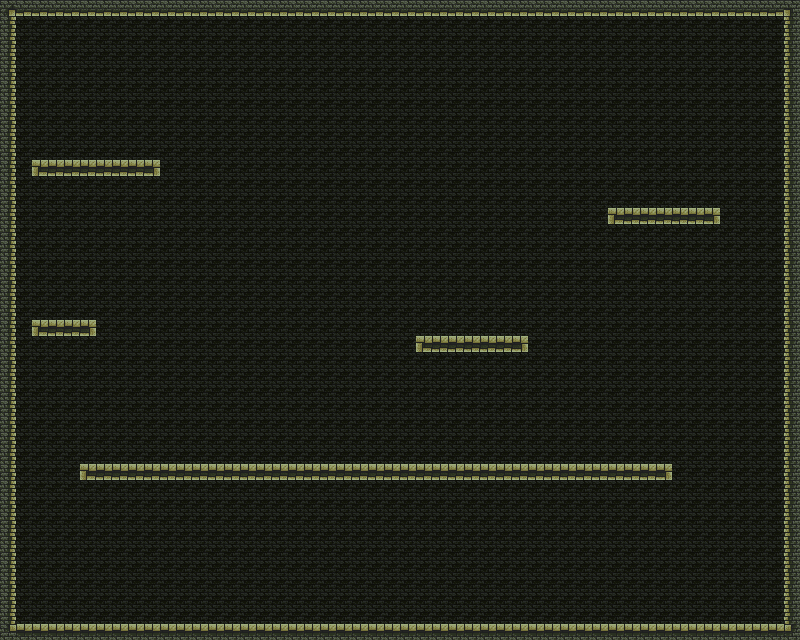

Tiled map render using the project's own tile images. Description and the map definition, with tile-layer contents summarised, below:
An orthogonal 50x40 tile map with 16x16 px tiles, 2 tile layers (background, Tile Layer 1), 3 tilesets and 66 objects.

<map version="1.2" tiledversion="1.2.4" orientation="orthogonal" renderorder="right-down" width="50" height="40" tilewidth="16" tileheight="16" infinite="0" nextlayerid="8" nextobjectid="92">
 <tileset firstgid="1" name="colored" tilewidth="16" tileheight="16" spacing="1" tilecount="1024" columns="32">
  <image source="../img/tiles/colored_transparent.png" width="543" height="543" />
 </tileset>
 <tileset firstgid="1025" source="objects.tsx" />
 <tileset firstgid="1039" source="Dungeon.tsx" />
 <layer id="7" name="background" width="50" height="40">
  <data>[2000 cells, 2000 non-empty, 1 distinct tile ids]</data>
 </layer>
 <layer id="1" name="Tile Layer 1" width="50" height="40">
  <data>[2000 cells, 239 non-empty, 11 distinct tile ids]</data>
 </layer>
 <objectgroup id="5" name="upgrades">
  <object id="17" gid="1" x="212" y="459" width="16" height="16" />
  <object id="75" gid="1029" x="272" y="448" width="19" height="32" />
 </objectgroup>
 <objectgroup id="3" name="reverse">
  <object id="84" gid="1037" x="528" y="336" width="16" height="32" />
  <object id="85" gid="1037" x="400" y="336" width="16" height="32" />
  <object id="86" gid="1037" x="96" y="320" width="16" height="32" />
  <object id="87" gid="1037" x="16" y="320" width="16" height="32" />
  <object id="88" gid="1037" x="16" y="160" width="16" height="32" />
  <object id="89" gid="1037" x="160" y="160" width="16" height="32" />
  <object id="90" gid="1037" x="80" y="464" width="16" height="32" />
  <object id="91" gid="1037" x="656" y="464" width="16" height="32" />
 </objectgroup>
 <objectgroup id="2" name="enemies">
  <object id="68" gid="1034" x="464" y="320" width="22" height="47" />
  <object id="69" gid="1035" x="576" y="448" width="24" height="40" />
  <object id="70" gid="1035" x="512" y="448" width="24" height="40" />
  <object id="71" gid="1035" x="448" y="448" width="24" height="40" />
  <object id="72" gid="1035" x="64" y="320" width="24" height="40" />
  <object id="73" gid="1035" x="112" y="160" width="24" height="40" />
 </objectgroup>
 <objectgroup id="4" name="doors">
  <object id="14" gid="290" x="159" y="466" width="24" height="24">
   <properties>
    <property name="Exit" type="bool" value="false" />
   </properties>
  </object>
  <object id="15" gid="291" x="684" y="209" width="24" height="24">
   <properties>
    <property name="Exit" type="bool" value="true" />
   </properties>
  </object>
 </objectgroup>
 <objectgroup id="6" name="traps">
  <object id="20" gid="23" x="16" y="624" width="16" height="16" />
  <object id="21" gid="23" x="32" y="624" width="16" height="16" />
  <object id="22" gid="23" x="48" y="624" width="16" height="16" />
  <object id="23" gid="23" x="80" y="624" width="16" height="16" />
  <object id="24" gid="23" x="64" y="624" width="16" height="16" />
  <object id="25" gid="23" x="96" y="624" width="16" height="16" />
  <object id="26" gid="23" x="112" y="624" width="16" height="16" />
  <object id="27" gid="23" x="128" y="624" width="16" height="16" />
  <object id="28" gid="23" x="144" y="624" width="16" height="16" />
  <object id="29" gid="23" x="160" y="624" width="16" height="16" />
  <object id="30" gid="23" x="176" y="624" width="16" height="16" />
  <object id="31" gid="23" x="192" y="624" width="16" height="16" />
  <object id="32" gid="23" x="208" y="624" width="16" height="16" />
  <object id="33" gid="23" x="224" y="624" width="16" height="16" />
  <object id="34" gid="23" x="240" y="624" width="16" height="16" />
  <object id="35" gid="23" x="256" y="624" width="16" height="16" />
  <object id="36" gid="23" x="272" y="624" width="16" height="16" />
  <object id="37" gid="23" x="304" y="624" width="16" height="16" />
  <object id="38" gid="23" x="320" y="624" width="16" height="16" />
  <object id="39" gid="23" x="288" y="624" width="16" height="16" />
  <object id="40" gid="23" x="336" y="624" width="16" height="16" />
  <object id="41" gid="23" x="352" y="624" width="16" height="16" />
  <object id="42" gid="23" x="368" y="624" width="16" height="16" />
  <object id="43" gid="23" x="400" y="624" width="16" height="16" />
  <object id="44" gid="23" x="384" y="624" width="16" height="16" />
  <object id="45" gid="23" x="416" y="624" width="16" height="16" />
  <object id="46" gid="23" x="432" y="624" width="16" height="16" />
  <object id="47" gid="23" x="448" y="624" width="16" height="16" />
  <object id="48" gid="23" x="464" y="624" width="16" height="16" />
  <object id="49" gid="23" x="480" y="624" width="16" height="16" />
  <object id="50" gid="23" x="496" y="624" width="16" height="16" />
  <object id="51" gid="23" x="528" y="624" width="16" height="16" />
  <object id="52" gid="23" x="512" y="624" width="16" height="16" />
  <object id="53" gid="23" x="544" y="624" width="16" height="16" />
  <object id="54" gid="23" x="560" y="624" width="16" height="16" />
  <object id="55" gid="23" x="576" y="624" width="16" height="16" />
  <object id="56" gid="23" x="592" y="624" width="16" height="16" />
  <object id="57" gid="23" x="608" y="624" width="16" height="16" />
  <object id="58" gid="23" x="624" y="624" width="16" height="16" />
  <object id="59" gid="23" x="640" y="624" width="16" height="16" />
  <object id="60" gid="23" x="656" y="624" width="16" height="16" />
  <object id="61" gid="23" x="672" y="624" width="16" height="16" />
  <object id="62" gid="23" x="688" y="624" width="16" height="16" />
  <object id="63" gid="23" x="704" y="624" width="16" height="16" />
  <object id="64" gid="23" x="720" y="624" width="16" height="16" />
  <object id="65" gid="23" x="736" y="624" width="16" height="16" />
  <object id="66" gid="23" x="752" y="624" width="16" height="16" />
  <object id="67" gid="23" x="768" y="624" width="16" height="16" />
 </objectgroup>
</map>
